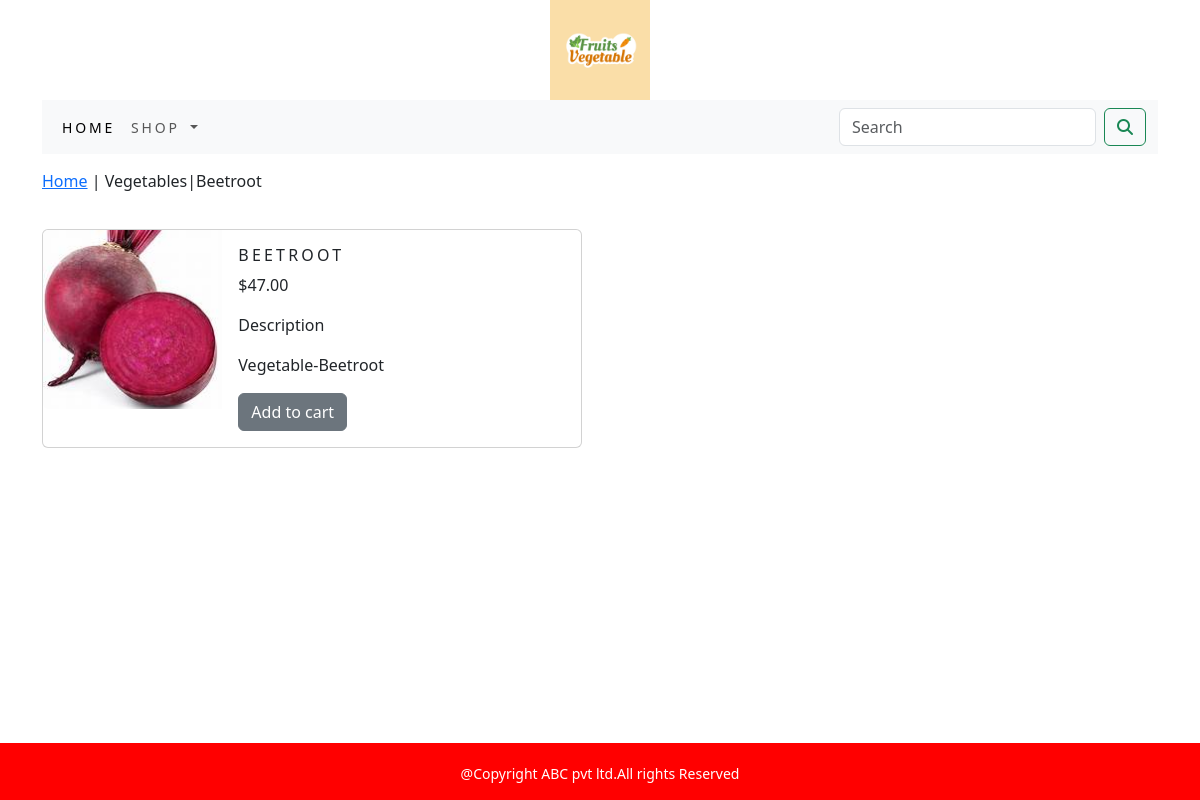
/ecommerce/vegetables/beetroot/, run on the app's committed database.
### ecommerce_app/models.py (models this page shows, shortened)
class Product(models.Model):
    objects = None
    name=models.CharField(max_length=250,unique=True)
    slug=models.SlugField(max_length=250,unique=True)
    description=models.TextField(blank=True)
    price=models.DecimalField(max_digits=10,decimal_places=2)
    category=models.ForeignKey(Category,on_delete=models.CASCADE)
    image=models.ImageField(upload_to='product',blank=True)
    stock=models.IntegerField()
    available=models.BooleanField(default=True)
    created=models.DateTimeField(auto_now_add=True)
    updated=models.DateTimeField(auto_now=True)
    class Meta:
        ordering=('name',)
        verbose_name='product'
        verbose_name_plural='products'

class Category(models.Model):
    objects = None
    name=models.CharField(max_length=250,unique=True)
    slug=models.SlugField(max_length=250,unique=True)
    description=models.TextField(blank=True)
    image=models.ImageField(upload_to='category')
    class Meta:
        ordering=('name',)
        verbose_name='category'
        verbose_name_plural='categories'
    def get_url(self):
        return reverse('ecommerce_app:products_by_category',args=[self.slug])
    def __str__(self):
        return '{}'.format(self.name)

### ecommerce_app/views.py (the view)
# urls.py: path('<slug:c_slug>/<slug:product_slug>/',views.proDetail,name='prodCatdetail'),
def proDetail(request,c_slug,product_slug):
    try:
        product=Product.objects.get(category__slug=c_slug,slug=product_slug)
    except Exception as e:
        raise e
    return render(request,'product.html',{'product':product})

### cart/context_processors.py (called while the page is built)
def counter(request):
    item_count=0
    if 'admin' in request.path:
        return {}
    else:
        try:
            cart=Cart.objects.filter(cart_id=_cart_id(request))
            car_items=CartItem.objects.all().filter(cart=cart[:1])
            for cart_items in car_items:
                item_count += cart_items.quantity
        except Cart.DoesNotExist:
            item_count=0
        return dict(item_count=item_count)

### cart/views.py (called while the page is built)
def _cart_id(request):
    cart=request.session.session_key
    if not cart:
        cart=request.session.create()
    return cart

### ecommerce_app/context_processors.py (called while the page is built)
def menu_links(request):
    links=Category.objects.all()
    return dict(links=links)

### templates/product.html (shortened to what this page needs)
{% extends 'base.html' %}
{% load static %}
{% block content %}
<div class="row my_prod_row_class">
    <div class="mx-auto">
        <p><a href="{% url 'ecommerce_app:allProdCat' %}">Home</a> |
      <a href="{{product.category.get_url}}"></a>{{product.category}}|{{product.name}}</p>
    </div>
</div>
<div class="card mb-3" style="max-width:540px;max-height:1500;">
  <div class="row g-0">
    <div class="col-md-4">
      <img src="{{product.image.url}}"   class="img-fluid rounded-start" alt="{{product.name}}">
    </div>
    <div class="col-md-8">
      <div class="card-body">
        <h5 class="card-title " style="font-size:16px;text-transform:uppercase; letter-spacing:.2em;">{{product.name}}</h5>
          <p>${{product.price}}</p>
            <p class="my_title">Description</p>
            <p class="text-justify my_prod_text">{{product.description}}</p>
            {% if product.stock <= 0 %}
            <p class="text-justify my_prod_text"><b>Out of stock</b></p>
            {% else %}
            <a href="{% url 'cart:add_cart' product.id %}" class="btn btn-secondary">Add to cart</a>
            {% endif %}
      </div>
    </div>
  </div>
</div>
{% endblock %}

### static/css/custom.css (style rules this page uses)
.my_prod_row_class { padding-top:15px; padding-bottom:20px; }
.my_prod_text { padding-right:20px; }

### data on the page
Product: category "Vegetables", name "Beetroot", image (picture), name "BEETROOT", price "47.00", description "Vegetable-Beetroot"
